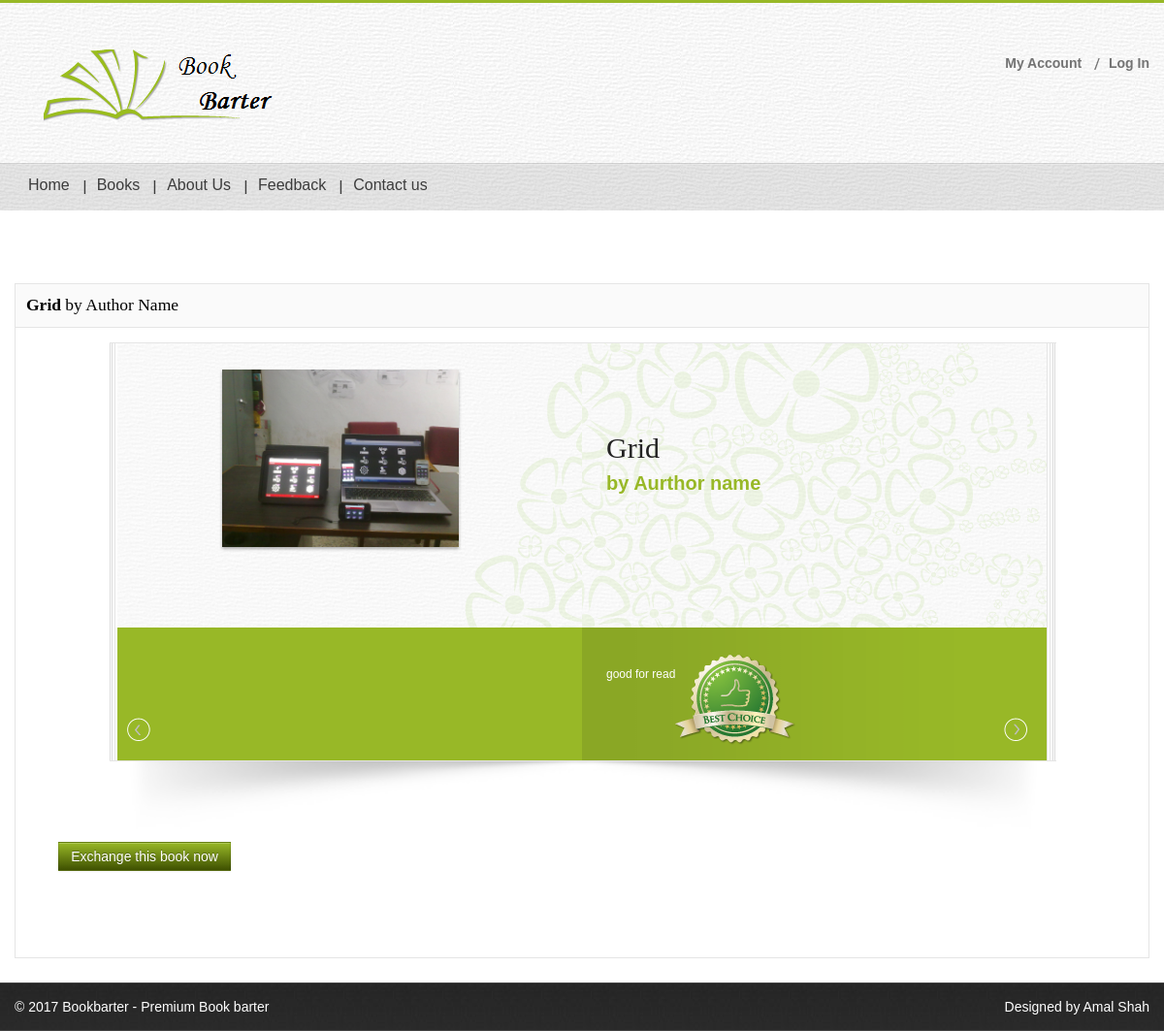
Page /bookbarter/book-detail.php?id=31 on the committed database.
### tables this page shows
CREATE TABLE `postbook_table` (
  `id` int(20) NOT NULL,
  `uid` int(11) NOT NULL,
  `name` varchar(255) NOT NULL,
  `booktype_id` int(20) NOT NULL,
  `condition_id` int(20) NOT NULL,
  `cat_id` int(20) NOT NULL,
  `img1` varchar(255) NOT NULL,
  `img2` varchar(255) NOT NULL,
  `img3` varchar(255) NOT NULL,
  `img4` varchar(255) NOT NULL,
  `book_dec` varchar(400) NOT NULL,
  `is_active` int(2) NOT NULL
);

### bookbarter/book-detail.php (the view, shortened to what this page needs)
<?php
require 'common/header.php';
$url="upload/";
require 'dbconnect.php';
$id=$_GET["id"];
$sql="SELECT * FROM `postbook_table` WHERE `id`='$id'";
$res=mysqli_query($conn,$sql);
$row=mysqli_fetch_assoc($res);
?>
<section id="content-holder" class="container-fluid container">
<section class="row-fluid">
<section class="span12 first">
<section class="b-detail-holder">
<article class="title-holder">
<div class="span6">
<h4><strong><?php echo $row['name'];?></strong> by Author Name</h4>
</div>
</article>
<div class="book-i-caption">
<section class="book-box">
<div class="book-outer">
<div id="mybook">
<div title="first page">
<div class="left-page">
<div class="frame"><img src="<?php echo $url.$row['img1'];?>" height="100%" width="10px" alt="img"></div>
<div class="bottom">
<div class="cart-price"> <span class="cart">&nbsp;</span>  </div>
</div>
</div>
</div>
<div title="second page">
<div class="right-page">
<div class="text">
<h1><?php echo $row['name'];?></h1>
<strong class="name">by Aurthor name</strong>
 </div>
<div class="bottom">
<div class="text">
<div class="inner">
<p><?php echo $row['book_dec'];?></p>
<a href="#" class="readmore"></a> </div>
<div class="batch-icon"><img src="images/batch-img.png" alt="img"></div>
</div>
</div>
</div>
</div>
<div title="fourth page">
<div class="right-page">
<div class="text">
<h1><?php echo $row['name'];?></h1>
<strong class="name">by aurthor name</strong>
<div class="bottom">
<div class="text">
<div class="inner">
<p><?php echo $row['book_dec'];?></p>
<a href="#" class="readmore"></a> </div>
<div class="batch-icon"><img src="images/batch-img.png" alt="img"></div>
</div>
</div>
</div>
</div>
</div>
</section>
<div class="span6">
<?php if($_SESSION['email'])
{
echo"<a href='exchange.php?id=$id' type='submit' class='btn btn-primary' >Exchange this book now</a>";
}
else
{
echo"<a href='login.php' type='submit' class='btn btn-primary' >Exchange this book now</a>";
}
?>
</div>
</div>
</section>
</section>
</section>
</section>
 <?php
 require 'common/footer.php'
 ?>

### bookbarter/css/style.css (style rules this page uses)
article,aside,audio,canvas,command,datalist,details,embed,figcaption,figure,footer,header,hgroup,keygen,meter,nav,output,progress,section,source,video { display:block;margin:0; }
a { text-decoration:none;outline:none; }
.first { margin-left:0!important; }
.cart-price { overflow:hidden; }
.b-detail-holder { border:1px solid #e5e5e5;overflow:hidden; }
.title-holder { overflow:hidden;background:#fafafa;border-bottom:1px solid #e5e5e5;padding:11px 11px 3px; }
.title-holder h4 { margin:0; }
.title-holder [class*="span"] { margin:0!important; }
.book-i-caption { padding:15px;overflow:hidden;margin-bottom:50px; }

### rows in the picture
postbook_table: name "Grid", img1 (picture), book_dec "good for read"
